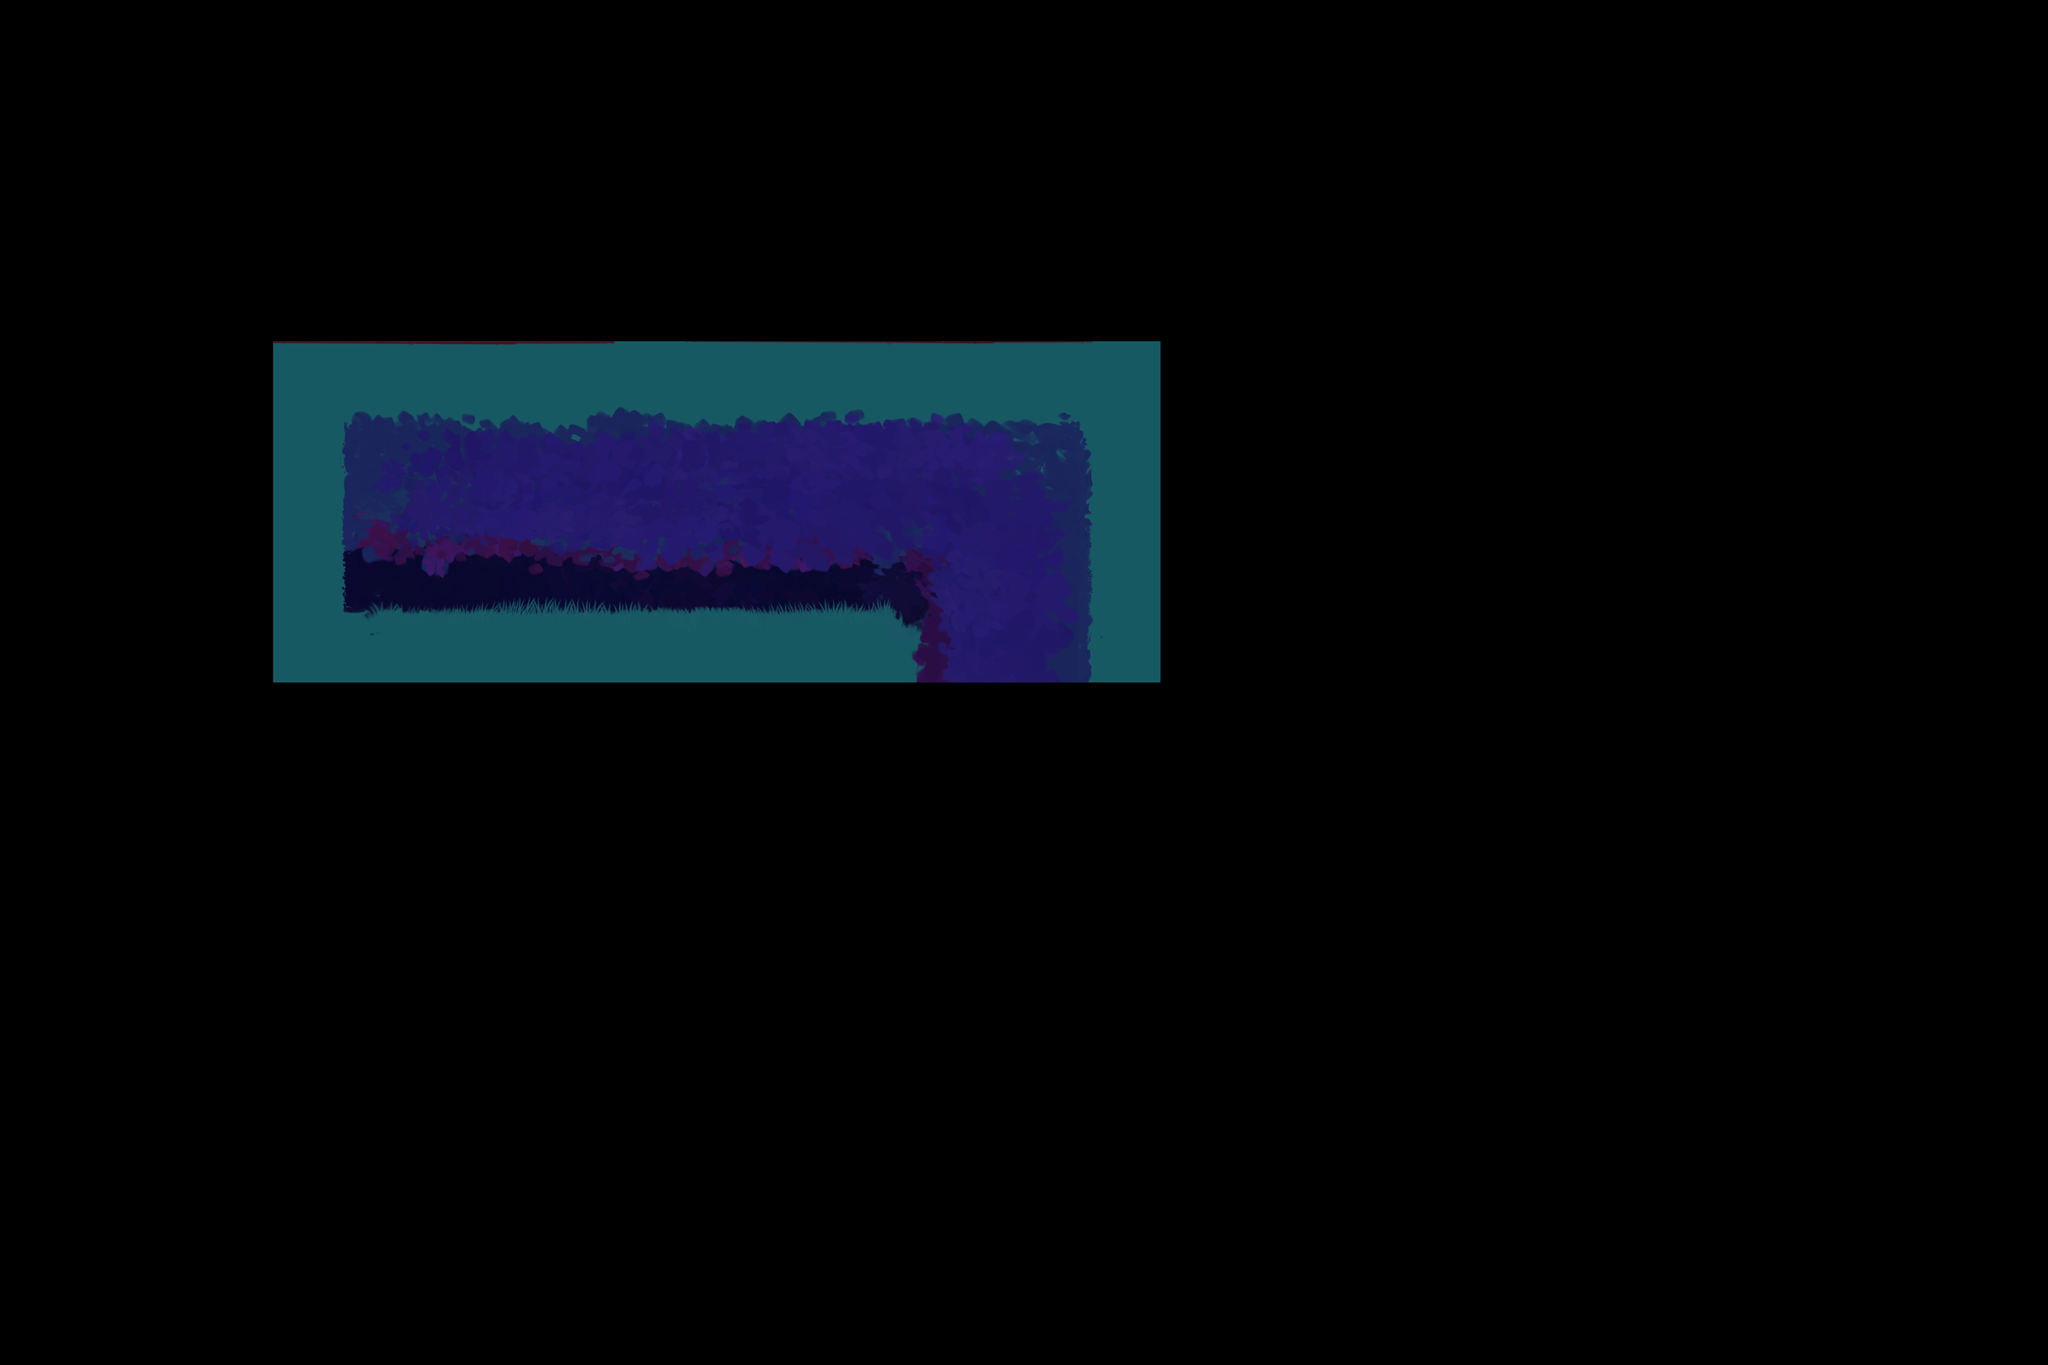

Rendered tile map (Tiled .tmx) drawn with the repository's tilesets; below, a short description and the full map source, tile grids included:
An orthogonal 30x20 tile map with 128x128 px tiles, 1 tile layer (ground), 3 tilesets and 4 objects (Cat, Octopus, Exit).

<map version="1.10" tiledversion="1.11.2" orientation="orthogonal" renderorder="right-down" width="30" height="20" tilewidth="128" tileheight="128" infinite="0" nextlayerid="4" nextobjectid="12">
 <tileset firstgid="1" source="../tilesets/ground.tsx" />
 <tileset firstgid="211" source="../tilesets/ground2.tsx" />
 <tileset firstgid="421" source="../tilesets/walls.tsx" />
 <layer id="1" name="ground" width="30" height="20">
  <data encoding="csv">
0,0,0,0,0,0,0,0,0,0,0,0,0,0,0,0,0,0,0,0,0,0,0,0,0,0,0,0,0,0,
0,0,0,0,0,0,0,0,0,0,0,0,0,0,0,0,0,0,0,0,0,0,0,0,0,0,0,0,0,0,
0,0,0,0,0,0,0,0,0,0,0,0,0,0,0,0,0,0,0,0,0,0,0,0,0,0,0,0,0,0,
0,0,0,0,0,0,0,0,0,0,0,0,0,0,0,0,0,0,0,0,0,0,0,0,0,0,0,0,0,0,
0,0,0,0,0,0,0,0,0,0,0,0,0,0,0,0,0,0,0,0,0,0,0,0,0,0,0,0,0,0,
0,0,0,0,452,453,454,455,456,457,458,459,460,461,462,463,464,0,0,0,0,0,0,0,0,0,0,0,0,0,
0,0,0,0,467,468,469,470,471,472,473,474,475,476,477,478,479,0,0,0,0,0,0,0,0,0,0,0,0,0,
0,0,0,0,482,483,484,485,486,487,488,489,490,491,492,493,494,0,0,0,0,0,0,0,0,0,0,0,0,0,
0,0,0,0,497,498,499,500,501,502,503,504,505,506,507,508,509,0,0,0,0,0,0,0,0,0,0,0,0,0,
0,0,0,0,512,513,514,515,516,517,518,519,520,521,522,523,524,0,0,0,0,0,0,0,0,0,0,0,0,0,
0,0,0,0,0,0,0,0,0,0,0,0,0,0,0,0,0,0,0,0,0,0,0,0,0,0,0,0,0,0,
0,0,0,0,0,0,0,0,0,0,0,0,0,0,0,0,0,0,0,0,0,0,0,0,0,0,0,0,0,0,
0,0,0,0,0,0,0,0,0,0,0,0,0,0,0,0,0,0,0,0,0,0,0,0,0,0,0,0,0,0,
0,0,0,0,0,0,0,0,0,0,0,0,0,0,0,0,0,0,0,0,0,0,0,0,0,0,0,0,0,0,
0,0,0,0,0,0,0,0,0,0,0,0,0,0,0,0,0,0,0,0,0,0,0,0,0,0,0,0,0,0,
0,0,0,0,0,0,0,0,0,0,0,0,0,0,0,0,0,0,0,0,0,0,0,0,0,0,0,0,0,0,
0,0,0,0,0,0,0,0,0,0,0,0,0,0,0,0,0,0,0,0,0,0,0,0,0,0,0,0,0,0,
0,0,0,0,0,0,0,0,0,0,0,0,0,0,0,0,0,0,0,0,0,0,0,0,0,0,0,0,0,0,
0,0,0,0,0,0,0,0,0,0,0,0,0,0,0,0,0,0,0,0,0,0,0,0,0,0,0,0,0,0,
0,0,0,0,0,0,0,0,0,0,0,0,0,0,0,0,0,0,0,0,0,0,0,0,0,0,0,0,0,0
</data>
 </layer>
 <objectgroup id="2" name="walls">
  <object id="4" x="640" y="768" width="1408" height="384" />
 </objectgroup>
 <objectgroup id="3" name="objects">
  <object id="8" type="Cat" x="252.139" y="325.68">
   <properties>
    <property name="abilityCooldown" type="float" value="5" />
    <property name="abilityRange" type="float" value="7" />
    <property name="category" value="00010" />
    <property name="exclude" value="00010" />
    <property name="force" type="float" value="3" />
    <property name="maxSpeed" type="float" value="10" />
    <property name="meowExpandSpeed" type="float" value="10" />
    <property name="radius" type="float" value="0.4" />
    <property name="spriteRadius" type="float" value="0.6" />
   </properties>
   <point />
  </object>
  <object id="10" type="Octopus" x="1528.59" y="225.875">
   <properties>
    <property name="abilityRange" type="float" value="3.5" />
    <property name="category" value="00010" />
    <property name="exclude" value="00010" />
    <property name="force" type="float" value="1" />
    <property name="inkCapacity" type="float" value="100" />
    <property name="inkRegen" type="float" value="25" />
    <property name="inkUsage" type="float" value="25" />
    <property name="maxSpeed" type="float" value="5" />
    <property name="radius" type="float" value="0.4" />
    <property name="spriteRadius" type="float" value="0.6" />
   </properties>
   <point />
  </object>
  <object id="11" type="Exit" x="2069.64" y="1712.44">
   <properties>
    <property name="category" value="10000" />
    <property name="exclude" value="00000" />
    <property name="size" type="float" value="1.25" />
   </properties>
   <point />
  </object>
 </objectgroup>
</map>
